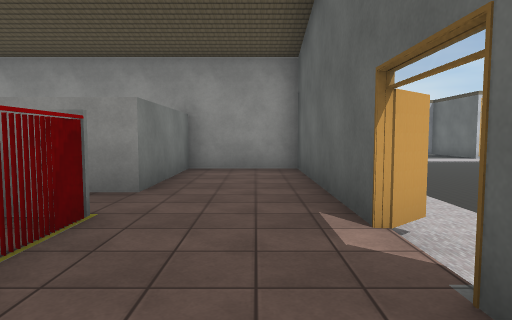
view 1 (above)

24 first-person views from a walk through a scene from a Unity 3-D project. The camera is 1.4 m above the floor, tilts 4° down and sees 75° across. The floor is counted in squares, 2 m on a side. Each view is taken from the middle of a square. On the plan, view 1 faces up. The plan holds only what a view shows up to about 10 squares ahead; the rest is blank. The place goes on beyond the plan. The player character is not drawn. Some surface patterns are stand-ins.

view 2
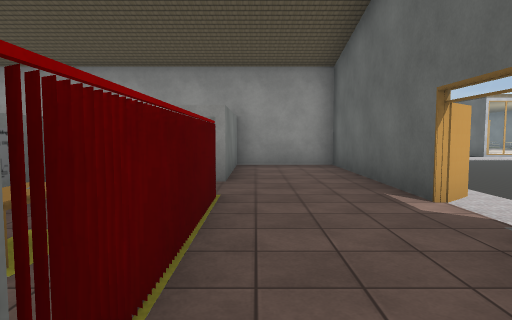

view 3
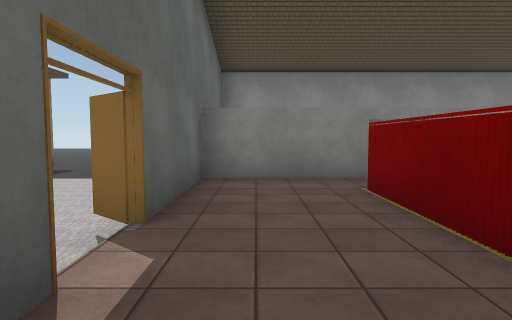

view 4
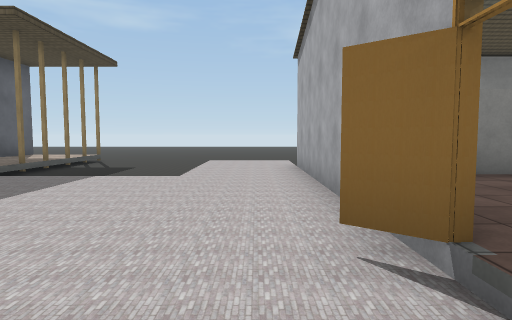

view 5
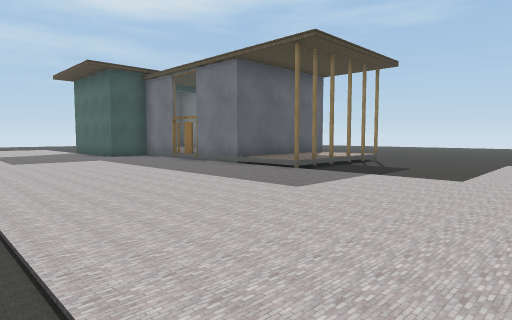

view 6
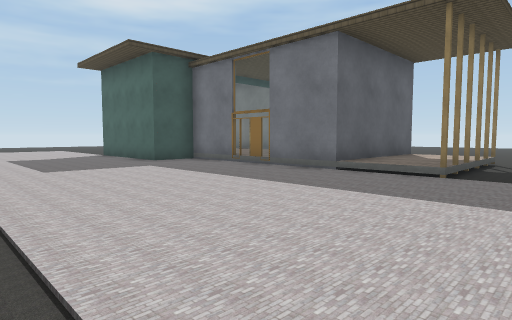

view 7
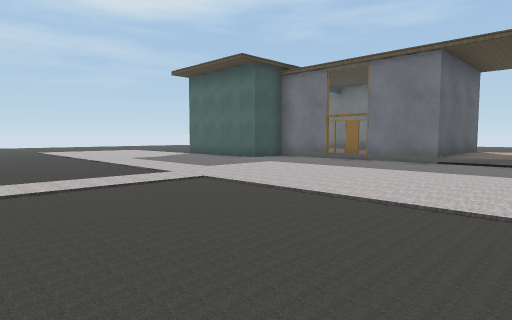

view 8
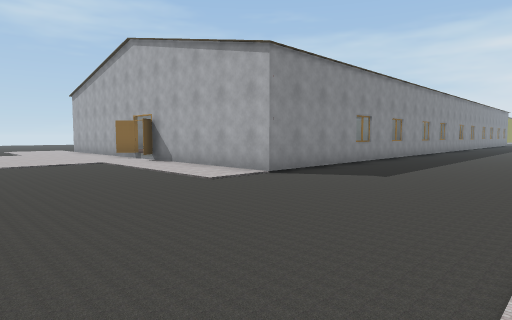

view 9
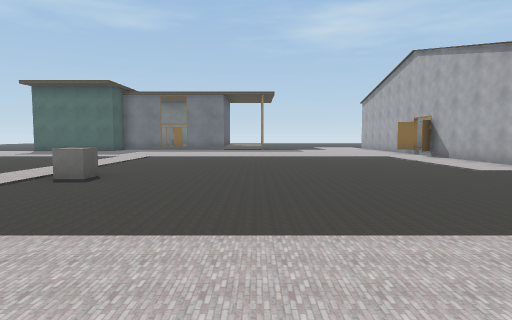

view 10
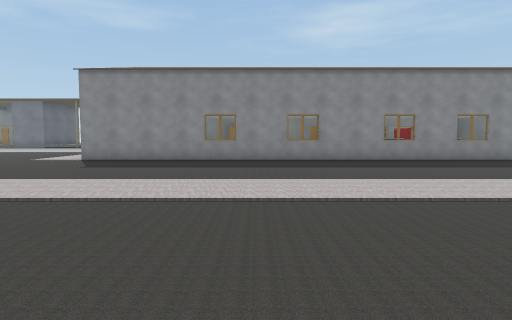

view 11
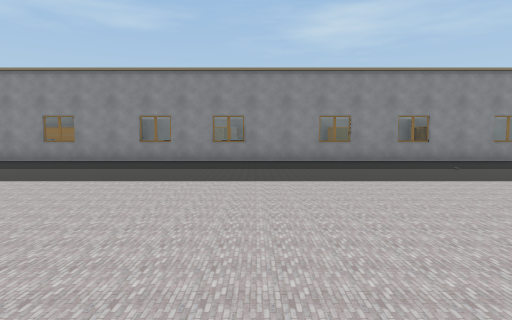

view 12
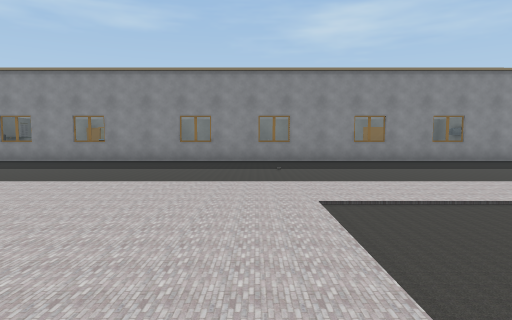

view 13
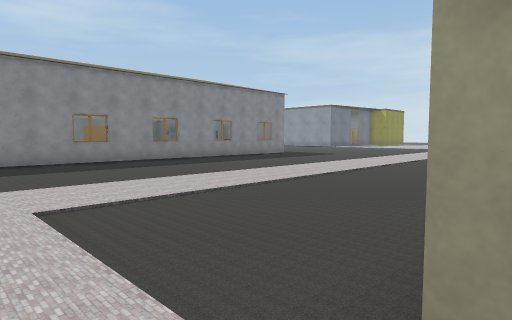

view 14
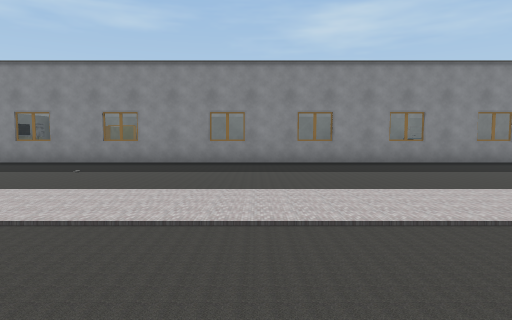

view 15
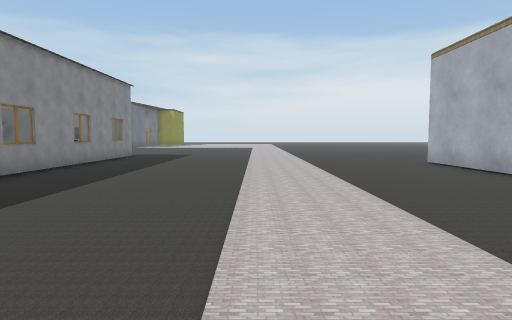

view 16
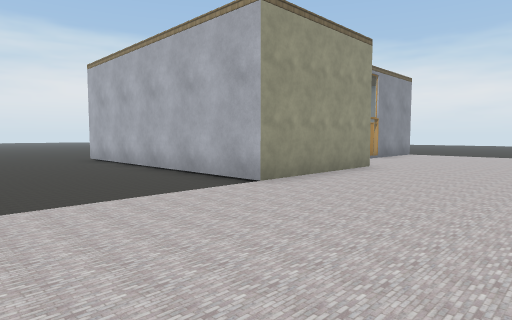

view 17
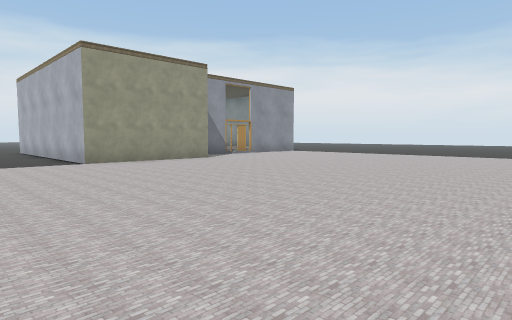

view 18
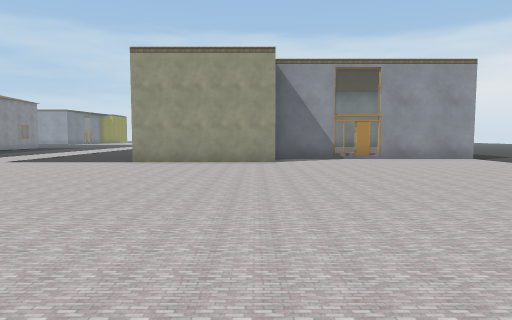

view 19
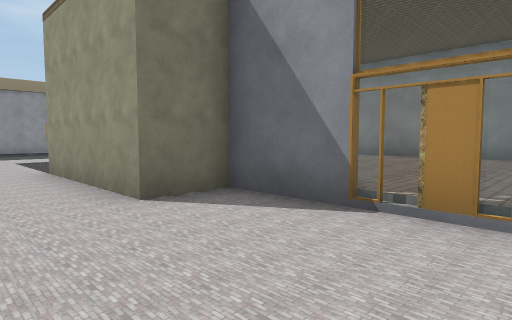

view 20
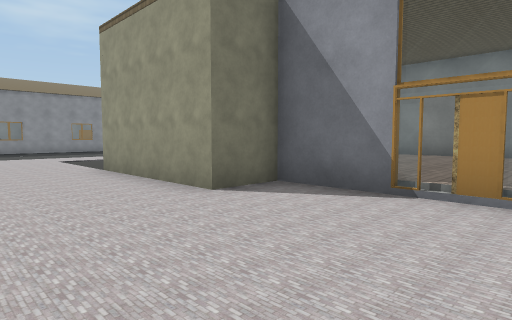

view 21
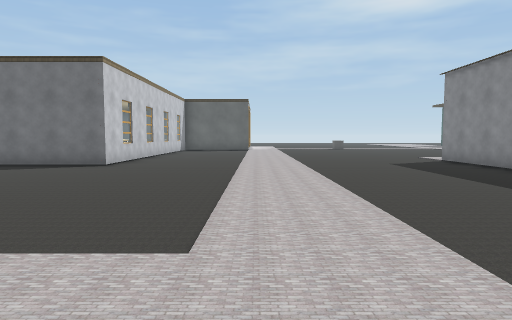

view 22
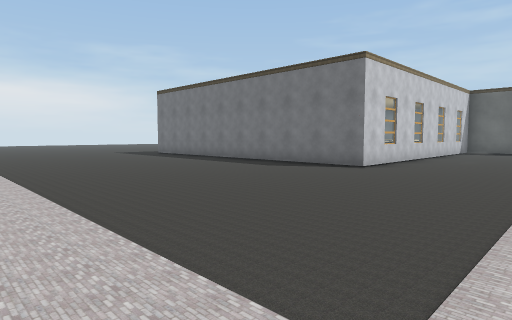

view 23
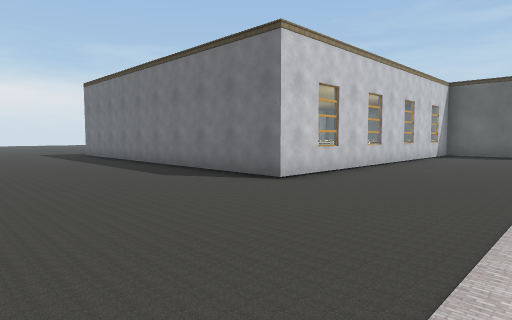

view 24
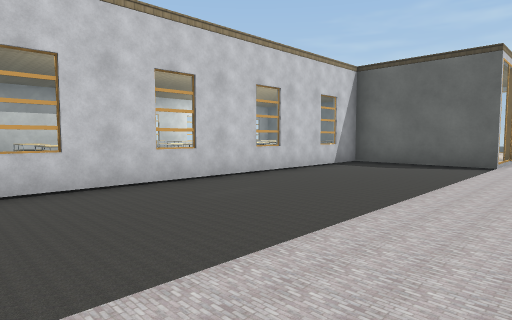

### Floor plan
Key: @ floor where view 1 was taken; # wall or solid block; x gap in a wall; . main floor; : floor 0.25 m higher than the main floor; + floor 0.5 m higher than the main floor; / step, stairs or slope; = window, fence, low wall or low ledge; ^ raised ledge; C cube; T pine tree; O other object.
Columns run from 23 left of view 1 to 15 right of it. Each row starts with its distance up from view 1.
 24       #::::::::: .. ..
 23 #+++++T:::::::::......#####
 22 #+++++#:::::::::......#
 21 #++++ #:::::::::......#  ^
 20 #++   ##::::::::......#  :
 19 #      #::::::::......#  ^
 18 #      #::::::::......##
 17 ########::::::::.......#=#=#=####
 16 ........::::::::................#
 15 ........::::::::................#
 14 ........::::::::................==#
 13 ::::::::::::::::::::::::::::::::::
 12 :::::::::::::::::::::::::::::::::
 11 ..................................
 10 ..................................
  9 ..................................:
  8 .................................C:.
  7 =####=####=##=#=#########:........:.
  6  #         #         #++#:........:..
  5                      #++#:........:....
  4                      +++#:........:....
  3                     ##++#:........:....
  2                     #=++/::::::::::::::
  1                     #=++#::::::::::::::
  0                     ##+@#::::::::::::::
 -1                      +++#::::::::::::::
 -2                      ####::::::::::::##
 -3                         #::...//##O###
 -4                         #::...x+#
 -5                         #::...x+#
 -6                         .::...x+#
 -7                         ......//#
 -8                            ..

Where each view was taken, in squares from view 1:
view 1: 0 up, 0 right, facing up
view 2: 1 down, 1 left, facing up
view 3: 4 up, 0 right, facing down
view 4: 3 up, 2 right, facing down
view 5: 3 up, 2 right, facing down-right
view 6: 3 up, 5 right, facing down-right
view 7: 6 up, 6 right, facing down-right
view 8: 12 up, 6 right, facing down-left
view 9: 14 up, 7 right, facing down
view 10: 17 up, 4 left, facing down
view 11: 17 up, 11 left, facing down
view 12: 17 up, 15 left, facing down
view 13: 17 up, 15 left, facing down-left
view 14: 16 up, 19 left, facing down
view 15: 12 up, 14 left, facing left
view 16: 13 up, 12 left, facing up-left
view 17: 14 up, 7 left, facing up-left
view 18: 20 up, 7 left, facing left
view 19: 24 up, 14 left, facing down-left
view 20: 24 up, 13 left, facing down-left
view 21: 13 up, 9 left, facing right
view 22: 13 up, 8 left, facing up-right
view 23: 13 up, 5 left, facing up-right
view 24: 12 up, 0 right, facing up-right
